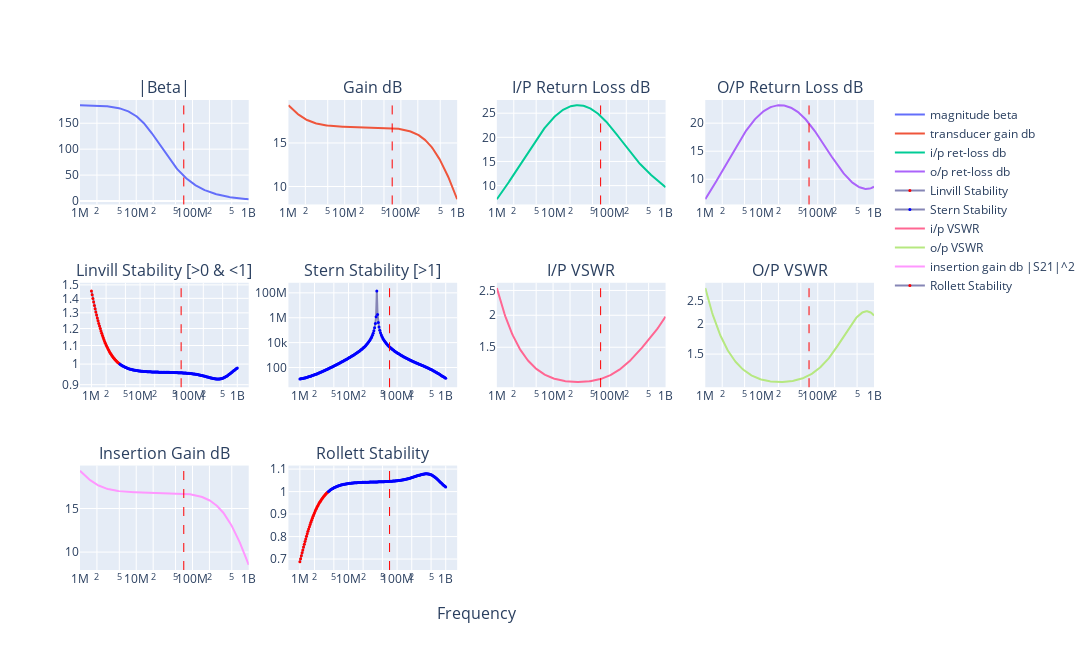

The notebook cell this image was saved under:
### Code cell
# 2SC2498 - file:///home/bev/Documents/Radio/DataSheets/BJTs/2SC2498.pdf
eL = 1.75
eC = 0.2
n = complex_fba(
    title="2SC2498 Bias:${Ie_mA}mA, F:${F_mhz}MHz, with feedback, stable ok down to 4MHz",
    F_mhz=70,
    FT_mhz=3500,
    B0=185,
    Ie_mA=4,
    Rbp=1.0,
    Re=0,
    extLe_nH=eL,
    extLb_nH=eL,
    extLc_nH=eL,
    extCin_pF=eC,
    extCout_pF=eC,
    extCrev_pF=eC,
    Ccb_pF=0.95,
    Cce_pF=0.2,
    Cf_pF=330,
    Lf_nH=10,
    Rf=430,
    ZS_real=50,
    ZS_imag=0,
    ZL_real=50,
    ZL_imag=0,
    N=1,
    from_mhz=1,
    to_mhz=1000,
)

n.write_touchstone(
    "2SC2498_CE_Ie4mA_with_feedback_nbgen",
    dir="/home/bev/Documents/Radio/QUCS-S/Studies/0010_S_Touchtone_lib",
)

### Figure 1 — Plotly figure (JSON) as saved in the notebook; plotly's stock layout.template omitted (floating-point values rounded to 4 significant figures; data arrays with more than 128 entries replaced by an {"elided": "..."} marker saying what was removed)
{"data": [{"name": "magnitude beta", "type": "scatter", "x": {"elided": "200 float values"}, "xaxis": "x", "y": {"elided": "200 float values"}, "yaxis": "y"}, {"name": "transducer gain db", "type": "scatter", "x": {"elided": "200 float values"}, "xaxis": "x2", "y": {"elided": "200 float values"}, "yaxis": "y2"}, {"name": "i/p ret-loss db", "type": "scatter", "x": {"elided": "200 float values"}, "xaxis": "x3", "y": {"elided": "200 float values"}, "yaxis": "y3"}, {"name": "o/p ret-loss db", "type": "scatter", "x": {"elided": "200 float values"}, "xaxis": "x4", "y": {"elided": "200 float values"}, "yaxis": "y4"}, {"line": {"color": "#8585b5"}, "marker": {"color": {"elided": "200 str values"}, "size": 3}, "mode": "markers+lines", "name": "Linvill Stability", "type": "scatter", "x": {"elided": "200 float values"}, "xaxis": "x5", "y": {"elided": "200 float values"}, "yaxis": "y5"}, {"line": {"color": "#8585b5"}, "marker": {"color": {"elided": "200 str values"}, "size": 3}, "mode": "markers+lines", "name": "Stern Stability", "type": "scatter", "x": {"elided": "200 float values"}, "xaxis": "x6", "y": {"elided": "200 float values"}, "yaxis": "y6"}, {"name": "i/p VSWR", "type": "scatter", "x": {"elided": "200 float values"}, "xaxis": "x7", "y": {"elided": "200 float values"}, "yaxis": "y7"}, {"name": "o/p VSWR", "type": "scatter", "x": {"elided": "200 float values"}, "xaxis": "x8", "y": {"elided": "200 float values"}, "yaxis": "y8"}, {"name": "insertion gain db |S21|^2", "type": "scatter", "x": {"elided": "200 float values"}, "xaxis": "x9", "y": {"elided": "200 float values"}, "yaxis": "y9"}, {"line": {"color": "#8585b5"}, "marker": {"color": {"elided": "200 str values"}, "size": 3}, "mode": "markers+lines", "name": "Rollett Stability", "type": "scatter", "x": {"elided": "200 float values"}, "xaxis": "x10", "y": {"elided": "200 float values"}, "yaxis": "y10"}], "layout": {"annotations": [{"font": {"size": 16}, "showarrow": false, "text": "|Beta|", "x": 0.1062, "xanchor": "center", "xref": "paper", "y": 1, "yanchor": "bottom", "yref": "paper"}, {"font": {"size": 16}, "showarrow": false, "text": "Gain dB", "x": 0.3688, "xanchor": "center", "xref": "paper", "y": 1, "yanchor": "bottom", "yref": "paper"}, {"font": {"size": 16}, "showarrow": false, "text": "I/P Return Loss dB", "x": 0.6313, "xanchor": "center", "xref": "paper", "y": 1, "yanchor": "bottom", "yref": "paper"}, {"font": {"size": 16}, "showarrow": false, "text": "O/P Return Loss dB", "x": 0.8938, "xanchor": "center", "xref": "paper", "y": 1, "yanchor": "bottom", "yref": "paper"}, {"font": {"size": 16}, "showarrow": false, "text": "Linvill Stability [>0 & <1]", "x": 0.1062, "xanchor": "center", "xref": "paper", "y": 0.6111, "yanchor": "bottom", "yref": "paper"}, {"font": {"size": 16}, "showarrow": false, "text": "Stern Stability [>1]", "x": 0.3688, "xanchor": "center", "xref": "paper", "y": 0.6111, "yanchor": "bottom", "yref": "paper"}, {"font": {"size": 16}, "showarrow": false, "text": "I/P VSWR", "x": 0.6313, "xanchor": "center", "xref": "paper", "y": 0.6111, "yanchor": "bottom", "yref": "paper"}, {"font": {"size": 16}, "showarrow": false, "text": "O/P VSWR", "x": 0.8938, "xanchor": "center", "xref": "paper", "y": 0.6111, "yanchor": "bottom", "yref": "paper"}, {"font": {"size": 16}, "showarrow": false, "text": "Insertion Gain dB", "x": 0.1062, "xanchor": "center", "xref": "paper", "y": 0.2222, "yanchor": "bottom", "yref": "paper"}, {"font": {"size": 16}, "showarrow": false, "text": "Rollett Stability", "x": 0.3688, "xanchor": "center", "xref": "paper", "y": 0.2222, "yanchor": "bottom", "yref": "paper"}, {"font": {"size": 16}, "showarrow": false, "text": "Frequency", "x": 0.5, "xanchor": "center", "xref": "paper", "y": 0, "yanchor": "top", "yref": "paper", "yshift": -30}], "height": 650, "shapes": [{"line": {"color": "red", "dash": "dash", "width": 1}, "type": "line", "x0": 70000000, "x1": 70000000, "xref": "x", "y0": 0, "y1": 1, "yref": "y domain"}, {"line": {"color": "red", "dash": "dash", "width": 1}, "type": "line", "x0": 70000000, "x1": 70000000, "xref": "x2", "y0": 0, "y1": 1, "yref": "y2 domain"}, {"line": {"color": "red", "dash": "dash", "width": 1}, "type": "line", "x0": 70000000, "x1": 70000000, "xref": "x3", "y0": 0, "y1": 1, "yref": "y3 domain"}, {"line": {"color": "red", "dash": "dash", "width": 1}, "type": "line", "x0": 70000000, "x1": 70000000, "xref": "x4", "y0": 0, "y1": 1, "yref": "y4 domain"}, {"line": {"color": "red", "dash": "dash", "width": 1}, "type": "line", "x0": 70000000, "x1": 70000000, "xref": "x5", "y0": 0, "y1": 1, "yref": "y5 domain"}, {"line": {"color": "red", "dash": "dash", "width": 1}, "type": "line", "x0": 70000000, "x1": 70000000, "xref": "x6", "y0": 0, "y1": 1, "yref": "y6 domain"}, {"line": {"color": "red", "dash": "dash", "width": 1}, "type": "line", "x0": 70000000, "x1": 70000000, "xref": "x7", "y0": 0, "y1": 1, "yref": "y7 domain"}, {"line": {"color": "red", "dash": "dash", "width": 1}, "type": "line", "x0": 70000000, "x1": 70000000, "xref": "x8", "y0": 0, "y1": 1, "yref": "y8 domain"}, {"line": {"color": "red", "dash": "dash", "width": 1}, "type": "line", "x0": 70000000, "x1": 70000000, "xref": "x9", "y0": 0, "y1": 1, "yref": "y9 domain"}, {"line": {"color": "red", "dash": "dash", "width": 1}, "type": "line", "x0": 70000000, "x1": 70000000, "xref": "x10", "y0": 0, "y1": 1, "yref": "y10 domain"}], "width": 1400, "xaxis": {"anchor": "y", "autorange": true, "domain": [0, 0.2125], "range": [6.0, 9.0], "type": "log"}, "xaxis10": {"anchor": "y10", "autorange": true, "domain": [0.2625, 0.475], "range": [5.784, 9.216], "type": "log"}, "xaxis11": {"anchor": "y11", "domain": [0.525, 0.7375], "type": "log"}, "xaxis12": {"anchor": "y12", "domain": [0.7875, 1], "type": "log"}, "xaxis2": {"anchor": "y2", "autorange": true, "domain": [0.2625, 0.475], "range": [6.0, 9.0], "type": "log"}, "xaxis3": {"anchor": "y3", "autorange": true, "domain": [0.525, 0.7375], "range": [6.0, 9.0], "type": "log"}, "xaxis4": {"anchor": "y4", "autorange": true, "domain": [0.7875, 1], "range": [6.0, 9.0], "type": "log"}, "xaxis5": {"anchor": "y5", "autorange": true, "domain": [0, 0.2125], "range": [5.784, 9.216], "type": "log"}, "xaxis6": {"anchor": "y6", "autorange": true, "domain": [0.2625, 0.475], "range": [5.784, 9.216], "type": "log"}, "xaxis7": {"anchor": "y7", "autorange": true, "domain": [0.525, 0.7375], "range": [6.0, 9.0], "type": "log"}, "xaxis8": {"anchor": "y8", "autorange": true, "domain": [0.7875, 1], "range": [6.0, 9.0], "type": "log"}, "xaxis9": {"anchor": "y9", "autorange": true, "domain": [0, 0.2125], "range": [6.0, 9.0], "type": "log"}, "yaxis": {"anchor": "x", "autorange": true, "domain": [0.7778, 1], "range": [-6.57, 194.8], "type": "linear"}, "yaxis10": {"anchor": "x10", "autorange": true, "domain": [0, 0.2222], "range": [0.6513, 1.116], "type": "linear"}, "yaxis11": {"anchor": "x11", "domain": [0, 0.2222]}, "yaxis12": {"anchor": "x12", "domain": [0, 0.2222]}, "yaxis2": {"anchor": "x2", "autorange": true, "domain": [0.7778, 1], "range": [7.945, 19.93], "type": "linear"}, "yaxis3": {"anchor": "x3", "autorange": true, "domain": [0.7778, 1], "range": [6.097, 27.74], "type": "linear"}, "yaxis4": {"anchor": "x4", "autorange": true, "domain": [0.7778, 1], "range": [5.503, 24.13], "type": "linear"}, "yaxis5": {"anchor": "x5", "autorange": true, "domain": [0.3889, 0.6111], "range": [-0.05136, 0.1808], "type": "log"}, "yaxis6": {"anchor": "x6", "autorange": true, "domain": [0.3889, 0.6111], "range": [0.4143, 8.81], "type": "log"}, "yaxis7": {"anchor": "x7", "autorange": true, "domain": [0.3889, 0.6111], "range": [0.02, 0.428], "type": "log"}, "yaxis8": {"anchor": "x8", "autorange": true, "domain": [0.3889, 0.6111], "range": [0.03849, 0.4722], "type": "log"}, "yaxis9": {"anchor": "x9", "autorange": true, "domain": [0, 0.2222], "range": [7.945, 19.93], "type": "linear"}}}
